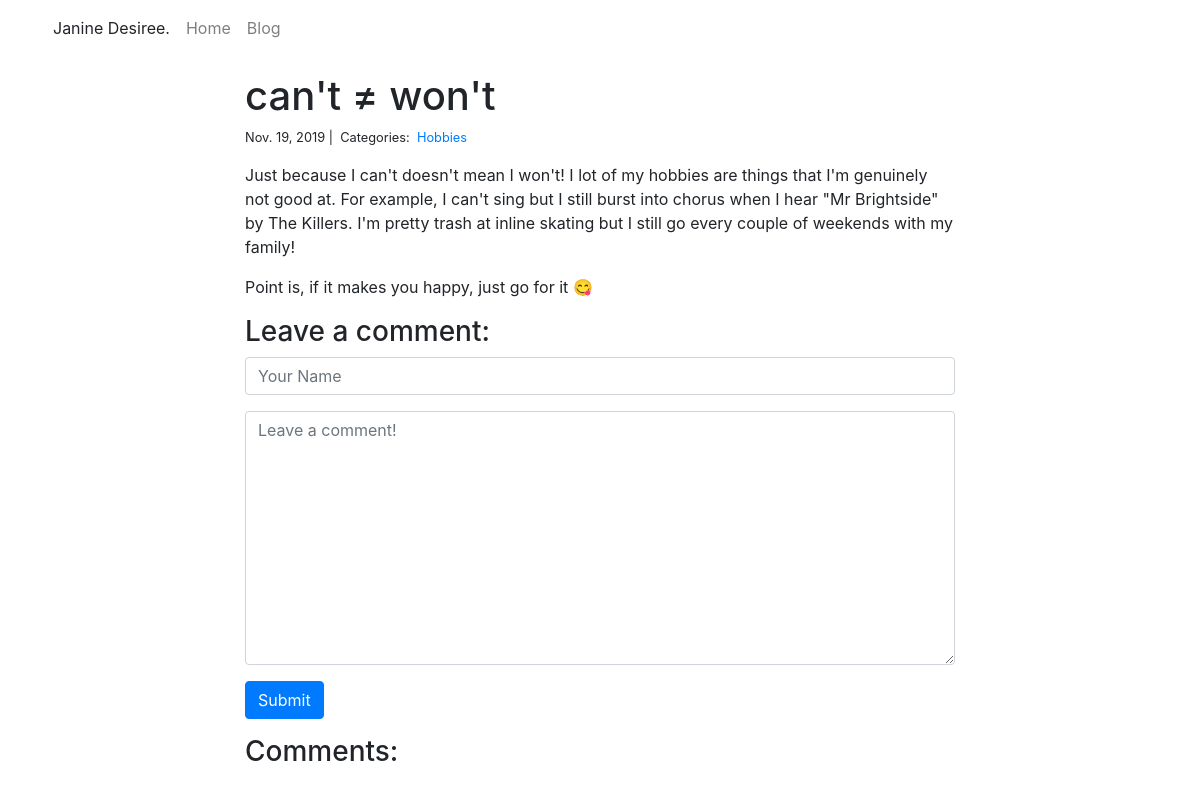
/blog/4/, run on an earlier commit of the app's database.
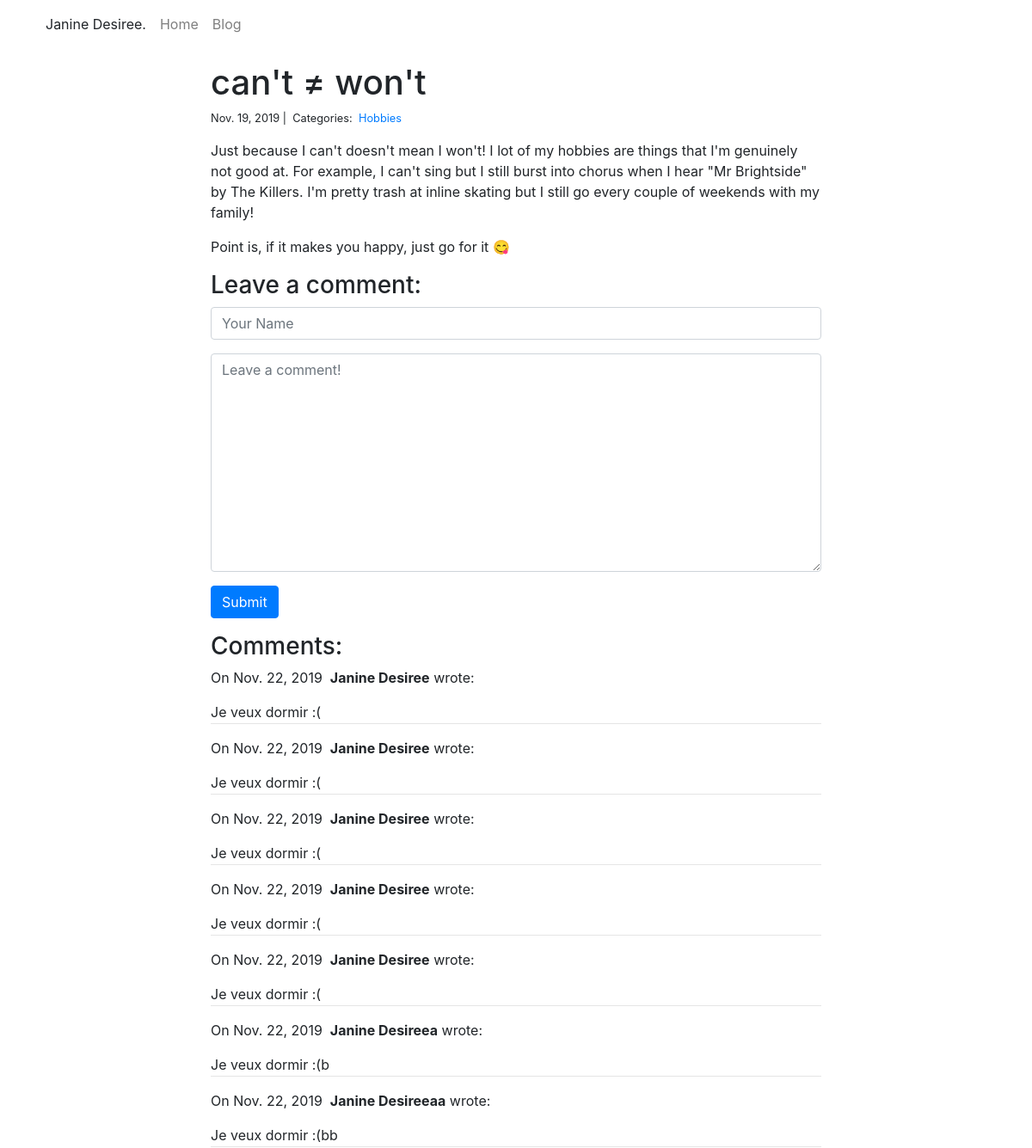
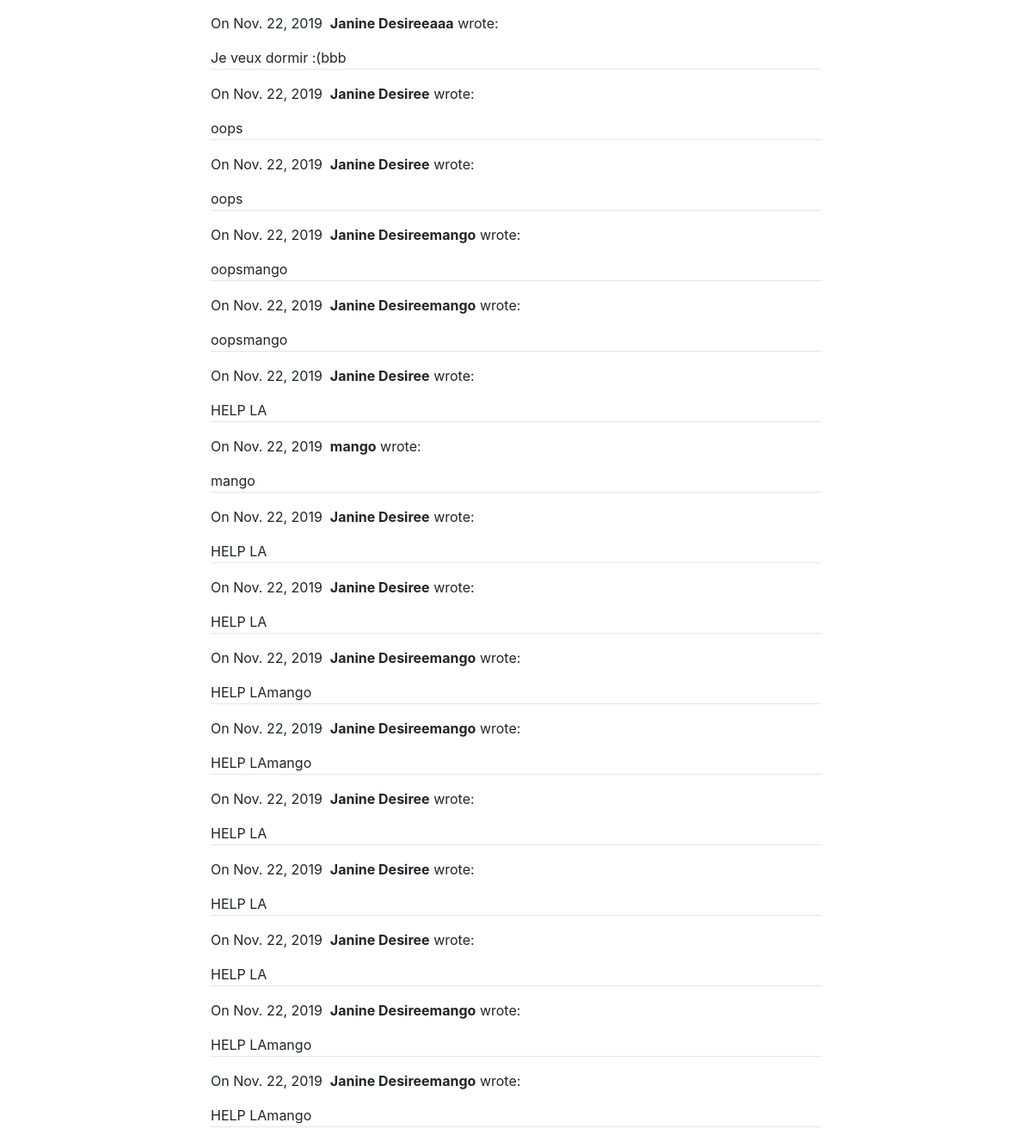
And on a later commit of the database (2 pictures, top to bottom).
### blog/models.py (models this page shows, shortened)
class Post(models.Model):
    title = models.CharField(max_length=255)
    body = models.TextField()
    created_on = models.DateTimeField(auto_now_add=True)
    last_modified = models.DateTimeField(auto_now=True)
    categories = models.ManyToManyField('Category', related_name='posts')

class Category(models.Model):
    name = models.CharField(max_length=20)

class Comment(models.Model):
    author = models.CharField(max_length=60)
    body = models.TextField()
    created_on = models.DateTimeField(auto_now_add=True)
    post = models.ForeignKey('Post', on_delete=models.CASCADE)

### blog/views.py (the view, shortened to what this page needs)
# urls.py: path("<int:pk>/", views.blog_detail, name="blog_detail"),
def blog_detail(request, pk):
    post = Post.objects.get(pk=pk)
    form = CommentForm()
    comments = Comment.objects.filter(post=post)
    context = {
        "post": post,
        "comments": comments,
        "form": form,
    }
    return render(request, "blog_detail.html", context)

### blog/forms.py
class CommentForm(forms.Form):
    author = forms.CharField(
        max_length=60,
        widget=forms.TextInput(attrs={
            "class": "form-control",
            "placeholder": "Your Name"
        })
    )
    body = forms.CharField(widget=forms.Textarea(
        attrs={
            "class": "form-control",
            "placeholder": "Leave a comment!"
        })
    )

### blog/templates/blog_detail.html (shortened to what this page needs)
{% extends "base.html" %}
{% block page_content %}
<div class="col-md-8 offset-md-2">
    <h1>{{ post.title }}</h1>
    <small>
        {{ post.created_on.date }} |&nbsp;
        Categories:&nbsp;
        {% for category in post.categories.all %}
        <a href="{% url 'blog_category' category.name %}">
            {{ category.name }}
        </a>&nbsp;
        {% endfor %}
    </small>
    <p>{{ post.body | linebreaks }}</p>
    <h3>Leave a comment:</h3>
    <form action="/blog/{{ post.pk }}/" method="post">
        <div class="form-group">
            {{ form.author }}
        </div>
        <div class="form-group">
            {{ form.body }}
        </div>
        <button type="submit" class="btn btn-primary">Submit</button>
    </form>
    <h3>Comments:</h3>
    {% for comment in comments %}
    <p>
        On {{comment.created_on.date }}&nbsp;
        <b>{{ comment.author }}</b> wrote:
    </p>
    <p>{{ comment.body }}</p>
    <hr>
    {% endfor %}
</div>
{% endblock %}

### personal_portfolio/templates/base.html (shortened to what this page needs)
{% load static %}
<link rel="stylesheet" type="text/css" href="{% static 'css/style.css' %}">
<link rel="stylesheet"  href="https://stackpath.bootstrapcdn.com/bootstrap/4.1.3/css/bootstrap.min.css">
<nav class="navbar navbar-expand-lg navbar-light">
    <div class="container">
        <div class="collapse navbar-collapse" id="navbarSupportedContent">
          <ul class="navbar-nav mr-auto">
            <li>
              <p style="padding: .5rem ;"> Janine Desiree. </p>
            </li>
            <li class="nav-item">
              <a class="nav-link" href="{% url 'project_index' %}">Home</a>
            </li>
            <li class="nav-item">
              <a class="nav-link" href="{% url 'blog_index' %}">Blog</a>
            </li>
          </ul>
        </div>
    </div>
</nav>
<div class="container">
    {% block page_content %}{% endblock %}
</div>

### projects/static/css/style.css (style rules this page uses)
hr { margin-top: -15px !important; }

What changed in the data, as far as the page shows it:
added Comment: created_on "Nov. 22, 2019", author "Janine Desiree", body "Je veux dormir :("
added Comment: created_on "Nov. 22, 2019", author "Janine Desiree", body "Je veux dormir :("
added Comment: created_on "Nov. 22, 2019", author "Janine Desiree", body "Je veux dormir :("
added Comment: created_on "Nov. 22, 2019", author "Janine Desiree", body "Je veux dormir :("
added Comment: created_on "Nov. 22, 2019", author "Janine Desiree", body "Je veux dormir :("
added Comment: created_on "Nov. 22, 2019", author "Janine Desireea", body "Je veux dormir :(b"
added Comment: created_on "Nov. 22, 2019", author "Janine Desireeaa", body "Je veux dormir :(bb"
added Comment: created_on "Nov. 22, 2019", author "Janine Desireeaaa", body "Je veux dormir :(bbb"
added Comment: created_on "Nov. 22, 2019", author "Janine Desiree", body "oops"
added Comment: created_on "Nov. 22, 2019", author "Janine Desiree", body "oops"
added Comment: created_on "Nov. 22, 2019", author "Janine Desireemango", body "oopsmango"
added Comment: created_on "Nov. 22, 2019", author "Janine Desireemango", body "oopsmango"
added Comment: created_on "Nov. 22, 2019", author "Janine Desiree", body "HELP LA"
added Comment: created_on "Nov. 22, 2019", author "mango", body "mango"
added Comment: created_on "Nov. 22, 2019", author "Janine Desiree", body "HELP LA"
added Comment: created_on "Nov. 22, 2019", author "Janine Desiree", body "HELP LA"
added Comment: created_on "Nov. 22, 2019", author "Janine Desireemango", body "HELP LAmango"
added Comment: created_on "Nov. 22, 2019", author "Janine Desireemango", body "HELP LAmango"
added Comment: created_on "Nov. 22, 2019", author "Janine Desiree", body "HELP LA"
added Comment: created_on "Nov. 22, 2019", author "Janine Desiree", body "HELP LA"
added Comment: created_on "Nov. 22, 2019", author "Janine Desiree", body "HELP LA"
added Comment: created_on "Nov. 22, 2019", author "Janine Desireemango", body "HELP LAmango"
added Comment: created_on "Nov. 22, 2019", author "Janine Desireemango", body "HELP LAmango"
